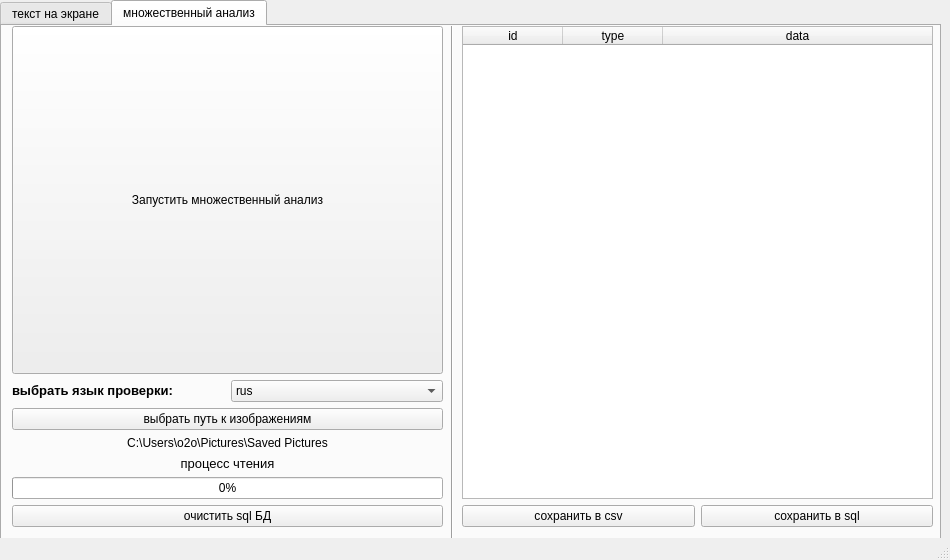
<?xml version="1.0" encoding="UTF-8"?>
<ui version="4.0">
 <class>MainWindow</class>
 <widget class="QMainWindow" name="MainWindow">
  <property name="geometry">
   <rect>
    <x>0</x>
    <y>0</y>
    <width>950</width>
    <height>560</height>
   </rect>
  </property>
  <property name="windowTitle">
   <string>RTXT</string>
  </property>
  <widget class="QWidget" name="centralwidget">
   <widget class="QTabWidget" name="tab_widget">
    <property name="geometry">
     <rect>
      <x>0</x>
      <y>0</y>
      <width>941</width>
      <height>541</height>
     </rect>
    </property>
    <property name="currentIndex">
     <number>1</number>
    </property>
    <widget class="QWidget" name="screenhot_tab">
     <property name="font">
      <font>
       <weight>75</weight>
       <italic>false</italic>
       <bold>true</bold>
      </font>
     </property>
     <attribute name="title">
      <string>текст на экране</string>
     </attribute>
     <widget class="QWidget" name="gridLayoutWidget">
      <property name="geometry">
       <rect>
        <x>0</x>
        <y>0</y>
        <width>371</width>
        <height>501</height>
       </rect>
      </property>
      <layout class="QGridLayout" name="gridLayout">
       <item row="5" column="1" colspan="3">
        <widget class="Line" name="line_2">
         <property name="orientation">
          <enum>Qt::Horizontal</enum>
         </property>
        </widget>
       </item>
       <item row="7" column="1">
        <widget class="QLabel" name="hotkey_label">
         <property name="sizePolicy">
          <sizepolicy hsizetype="Ignored" vsizetype="Preferred">
           <horstretch>0</horstretch>
           <verstretch>0</verstretch>
          </sizepolicy>
         </property>
         <property name="text">
          <string>&lt;html&gt;&lt;head/&gt;&lt;body&gt;&lt;p align=&quot;center&quot;&gt;горячая клавиша&lt;/p&gt;&lt;p align=&quot;center&quot;&gt;опр. координат:&lt;/p&gt;&lt;p align=&quot;center&quot;&gt;&lt;br/&gt;&lt;/p&gt;&lt;/body&gt;&lt;/html&gt;</string>
         </property>
        </widget>
       </item>
       <item row="4" column="2">
        <widget class="Line" name="line_3">
         <property name="orientation">
          <enum>Qt::Vertical</enum>
         </property>
        </widget>
       </item>
       <item row="3" column="1" colspan="3">
        <widget class="Line" name="line_4">
         <property name="orientation">
          <enum>Qt::Horizontal</enum>
         </property>
        </widget>
       </item>
       <item row="2" column="1" colspan="3">
        <widget class="QLabel" name="label_coordinatedeterm">
         <property name="sizePolicy">
          <sizepolicy hsizetype="Minimum" vsizetype="Maximum">
           <horstretch>0</horstretch>
           <verstretch>0</verstretch>
          </sizepolicy>
         </property>
         <property name="text">
          <string>&lt;html&gt;&lt;head/&gt;&lt;body&gt;&lt;p align=&quot;center&quot;&gt;Определить координаты&lt;/p&gt;&lt;/body&gt;&lt;/html&gt;</string>
         </property>
        </widget>
       </item>
       <item row="1" column="1" colspan="3">
        <widget class="Line" name="line">
         <property name="sizePolicy">
          <sizepolicy hsizetype="Minimum" vsizetype="Fixed">
           <horstretch>0</horstretch>
           <verstretch>0</verstretch>
          </sizepolicy>
         </property>
         <property name="orientation">
          <enum>Qt::Horizontal</enum>
         </property>
        </widget>
       </item>
       <item row="4" column="1">
        <widget class="QLabel" name="xy1_label">
         <property name="text">
          <string>&lt;html&gt;&lt;head/&gt;&lt;body&gt;&lt;p align=&quot;center&quot;&gt;x=0, y=0&lt;/p&gt;&lt;/body&gt;&lt;/html&gt;</string>
         </property>
        </widget>
       </item>
       <item row="0" column="1" colspan="3">
        <widget class="QPushButton" name="screenshot_butt">
         <property name="sizePolicy">
          <sizepolicy hsizetype="Minimum" vsizetype="Preferred">
           <horstretch>0</horstretch>
           <verstretch>0</verstretch>
          </sizepolicy>
         </property>
         <property name="sizeIncrement">
          <size>
           <width>0</width>
           <height>0</height>
          </size>
         </property>
         <property name="text">
          <string>Прочитать область экрана</string>
         </property>
        </widget>
       </item>
       <item row="6" column="1">
        <widget class="QPushButton" name="xy1_butt">
         <property name="text">
          <string>xy 1</string>
         </property>
        </widget>
       </item>
       <item row="8" column="1" colspan="3">
        <widget class="QPushButton" name="screenshorPath_butt">
         <property name="text">
          <string>путь для сохранения скриншотов</string>
         </property>
        </widget>
       </item>
       <item row="4" column="3">
        <widget class="QLabel" name="xy2_label">
         <property name="text">
          <string>&lt;html&gt;&lt;head/&gt;&lt;body&gt;&lt;p align=&quot;center&quot;&gt;x=1920, y=1080&lt;/p&gt;&lt;/body&gt;&lt;/html&gt;</string>
         </property>
        </widget>
       </item>
       <item row="6" column="3">
        <widget class="QPushButton" name="xy2_butt">
         <property name="text">
          <string>xy 2</string>
         </property>
        </widget>
       </item>
       <item row="7" column="3">
        <widget class="QPushButton" name="hotkey_butt">
         <property name="text">
          <string>q</string>
         </property>
        </widget>
       </item>
       <item row="9" column="1" colspan="3">
        <widget class="QLabel" name="screenhotPath_label">
         <property name="sizePolicy">
          <sizepolicy hsizetype="Preferred" vsizetype="Fixed">
           <horstretch>0</horstretch>
           <verstretch>0</verstretch>
          </sizepolicy>
         </property>
         <property name="text">
          <string>&lt;html&gt;&lt;head/&gt;&lt;body&gt;&lt;p align=&quot;center&quot;&gt;perem.png&lt;/p&gt;&lt;/body&gt;&lt;/html&gt;</string>
         </property>
        </widget>
       </item>
      </layout>
     </widget>
     <widget class="QWidget" name="verticalLayoutWidget">
      <property name="geometry">
       <rect>
        <x>380</x>
        <y>0</y>
        <width>551</width>
        <height>501</height>
       </rect>
      </property>
      <layout class="QVBoxLayout" name="verticalLayout">
       <item>
        <widget class="QPlainTextEdit" name="text_editor"/>
       </item>
       <item>
        <widget class="QPushButton" name="save_butt">
         <property name="text">
          <string>сохранить как текстовый файл</string>
         </property>
        </widget>
       </item>
      </layout>
     </widget>
     <widget class="Line" name="line_5">
      <property name="geometry">
       <rect>
        <x>370</x>
        <y>-20</y>
        <width>20</width>
        <height>541</height>
       </rect>
      </property>
      <property name="orientation">
       <enum>Qt::Vertical</enum>
      </property>
     </widget>
    </widget>
    <widget class="QWidget" name="multiple_reading">
     <attribute name="title">
      <string>множественный анализ</string>
     </attribute>
     <widget class="QWidget" name="gridLayoutWidget_2">
      <property name="geometry">
       <rect>
        <x>460</x>
        <y>0</y>
        <width>471</width>
        <height>501</height>
       </rect>
      </property>
      <layout class="QGridLayout" name="gridLayout_2">
       <item row="1" column="0">
        <widget class="QPushButton" name="csvsSave_butt">
         <property name="text">
          <string>сохранить в csv</string>
         </property>
        </widget>
       </item>
       <item row="1" column="1">
        <widget class="QPushButton" name="sqlSave_butt">
         <property name="text">
          <string>сохранить в sql</string>
         </property>
        </widget>
       </item>
       <item row="0" column="0" colspan="2">
        <widget class="QTableWidget" name="tableWidget">
         <property name="focusPolicy">
          <enum>Qt::NoFocus</enum>
         </property>
         <property name="acceptDrops">
          <bool>false</bool>
         </property>
         <property name="showGrid">
          <bool>true</bool>
         </property>
         <property name="sortingEnabled">
          <bool>false</bool>
         </property>
         <property name="wordWrap">
          <bool>true</bool>
         </property>
         <property name="cornerButtonEnabled">
          <bool>true</bool>
         </property>
         <attribute name="horizontalHeaderCascadingSectionResizes">
          <bool>false</bool>
         </attribute>
         <attribute name="horizontalHeaderShowSortIndicator" stdset="0">
          <bool>false</bool>
         </attribute>
         <attribute name="horizontalHeaderStretchLastSection">
          <bool>true</bool>
         </attribute>
         <attribute name="verticalHeaderCascadingSectionResizes">
          <bool>false</bool>
         </attribute>
         <attribute name="verticalHeaderShowSortIndicator" stdset="0">
          <bool>false</bool>
         </attribute>
         <attribute name="verticalHeaderStretchLastSection">
          <bool>false</bool>
         </attribute>
         <column>
          <property name="text">
           <string>id</string>
          </property>
         </column>
         <column>
          <property name="text">
           <string>type</string>
          </property>
         </column>
         <column>
          <property name="text">
           <string>data</string>
          </property>
         </column>
        </widget>
       </item>
      </layout>
     </widget>
     <widget class="QWidget" name="gridLayoutWidget_3">
      <property name="geometry">
       <rect>
        <x>10</x>
        <y>0</y>
        <width>431</width>
        <height>501</height>
       </rect>
      </property>
      <layout class="QGridLayout" name="gridLayout_3">
       <item row="3" column="0" colspan="2">
        <widget class="QPushButton" name="imagePath">
         <property name="text">
          <string>выбрать путь к изображениям</string>
         </property>
        </widget>
       </item>
       <item row="6" column="0" colspan="2">
        <widget class="QProgressBar" name="progressBar">
         <property name="value">
          <number>0</number>
         </property>
        </widget>
       </item>
       <item row="5" column="0" colspan="2">
        <widget class="QLabel" name="process_label">
         <property name="sizePolicy">
          <sizepolicy hsizetype="Preferred" vsizetype="Fixed">
           <horstretch>0</horstretch>
           <verstretch>0</verstretch>
          </sizepolicy>
         </property>
         <property name="text">
          <string>&lt;html&gt;&lt;head/&gt;&lt;body&gt;&lt;p align=&quot;center&quot;&gt;&lt;span style=&quot; font-size:10pt;&quot;&gt;процесс чтения&lt;/span&gt;&lt;/p&gt;&lt;/body&gt;&lt;/html&gt;</string>
         </property>
        </widget>
       </item>
       <item row="1" column="1">
        <widget class="QComboBox" name="language_comboBox">
         <item>
          <property name="text">
           <string>rus</string>
          </property>
         </item>
         <item>
          <property name="text">
           <string>eng</string>
          </property>
         </item>
        </widget>
       </item>
       <item row="4" column="0" colspan="2">
        <widget class="QLabel" name="imagePath_label">
         <property name="sizePolicy">
          <sizepolicy hsizetype="Minimum" vsizetype="Fixed">
           <horstretch>0</horstretch>
           <verstretch>0</verstretch>
          </sizepolicy>
         </property>
         <property name="text">
          <string>&lt;html&gt;&lt;head/&gt;&lt;body&gt;&lt;p align=&quot;center&quot;&gt;C:\Users\o2o\Pictures\Saved Pictures&lt;/p&gt;&lt;/body&gt;&lt;/html&gt;</string>
         </property>
        </widget>
       </item>
       <item row="1" column="0">
        <widget class="QLabel" name="language_label">
         <property name="text">
          <string>&lt;html&gt;&lt;head/&gt;&lt;body&gt;&lt;p&gt;&lt;span style=&quot; font-size:10pt; font-weight:600;&quot;&gt;выбрать язык проверки:&lt;/span&gt;&lt;/p&gt;&lt;/body&gt;&lt;/html&gt;</string>
         </property>
        </widget>
       </item>
       <item row="0" column="0" colspan="2">
        <widget class="QPushButton" name="analyze_butt">
         <property name="sizePolicy">
          <sizepolicy hsizetype="Minimum" vsizetype="Minimum">
           <horstretch>0</horstretch>
           <verstretch>0</verstretch>
          </sizepolicy>
         </property>
         <property name="text">
          <string>Запустить множественный анализ</string>
         </property>
        </widget>
       </item>
       <item row="7" column="0" colspan="2">
        <widget class="QPushButton" name="clean_sql">
         <property name="text">
          <string>очистить sql БД</string>
         </property>
        </widget>
       </item>
      </layout>
     </widget>
     <widget class="Line" name="line_6">
      <property name="geometry">
       <rect>
        <x>440</x>
        <y>-50</y>
        <width>21</width>
        <height>631</height>
       </rect>
      </property>
      <property name="orientation">
       <enum>Qt::Vertical</enum>
      </property>
     </widget>
    </widget>
   </widget>
  </widget>
  <widget class="QStatusBar" name="statusbar"/>
 </widget>
 <resources/>
 <connections/>
</ui>
